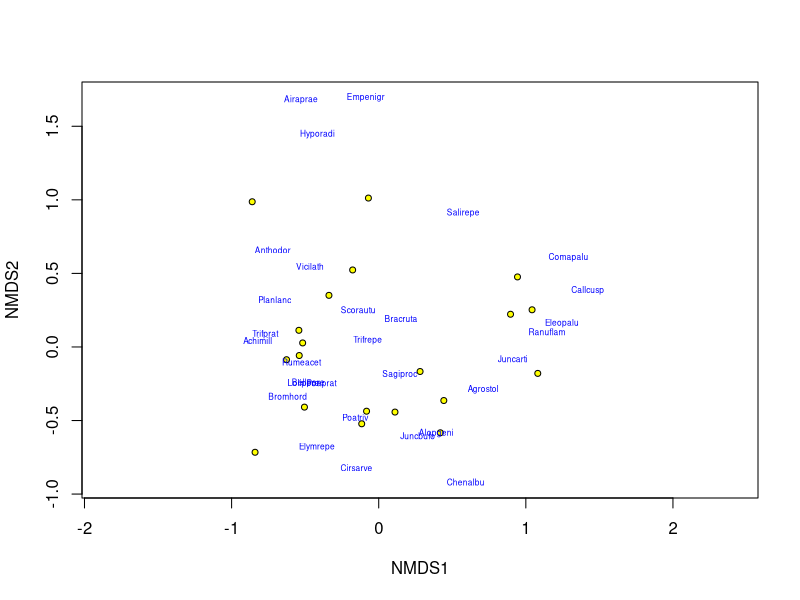

The R script that drew this image:
## ---- chunk 1
set.seed(4)
aves<- data.frame(sp1= sample(1:90, 10), sp2= sample(100:250, 10))

insectos<- data.frame(sp1= sample(5:99, 10), sp2= sample(1000:2500, 10))

##¿Qué pasa cuando transformamos?
cbind(aves, sqrt(aves),log(aves))

cbind(insectos, sqrt(insectos),log(insectos))


## ---- chunk 2
avesE <- (aves[,1]-mean(aves[,1]))/sd(aves[,1])
avesE

round(mean(avesE),1);sd(avesE) 

## ---- chunk 3
Ordenacion<- data.frame(`Medidas de Similitud` = c("Respuesta lineal", "Respuesta Unimodal", "Bray-Curtis"), `Tipo de Ordenación` = c("PCA", "CA/DCA", "PcoA/mMDS/nmMDS"))

knitr::kable(
  Ordenacion, booktabs = TRUE,
  caption = 'Relación entre el tipo de variable y el método de ordenación a utilizar'
)
## ---- chunk 4
library(vegan)
data(dune)

#str(dune) revisa los datos

ord.dca <- decorana(dune)

## ---- chunk 5

dsRaiz <- decostand(dune, "standardize", "hellinger") 
#Estandarizado y transformado raíz cuadrada (hellinger)

dslog <- decostand(dune, "standardize", "log") 
#Estandarizado y transformado logaritmo (log)

dsSta <- decostand(dune, "standardize")
#Estandarizado

## ---- chunk 6
ord.dca <- decorana(dune)
ord.dca

ord.ca <- cca(dune)
ord.ca
## ---- chunk 7
ord.nmds <- metaMDS(dune,distance="bray", k=2, trymax=50)   
## ---- chunk 8
ord.nmds 
## ---- chunk 9
plot(ord.nmds, type="n")  # para dibujar un plot vacío
points(ord.nmds, display="sites", cex=0.8, pch=21, col="black", bg="yellow")  
text(ord.nmds, display= "spec", cex=0.5, col="blue") 

